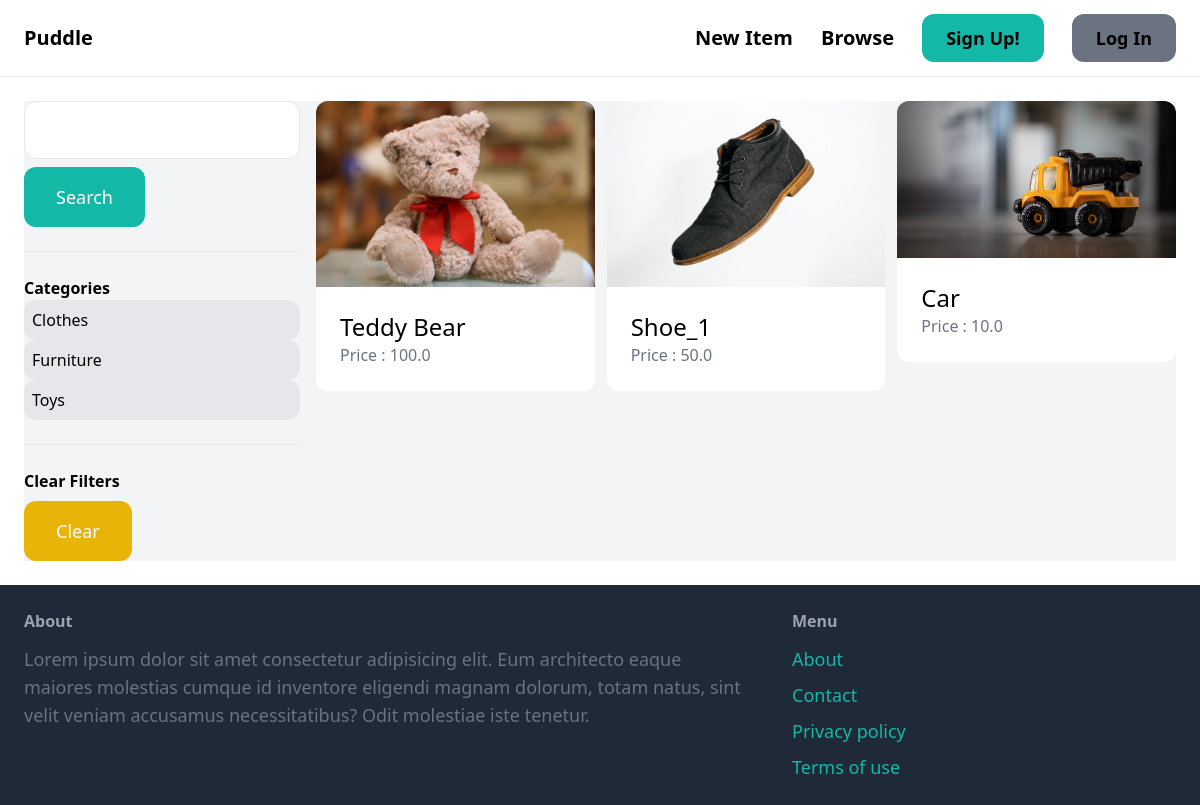
Page /items/ on the earlier database version.
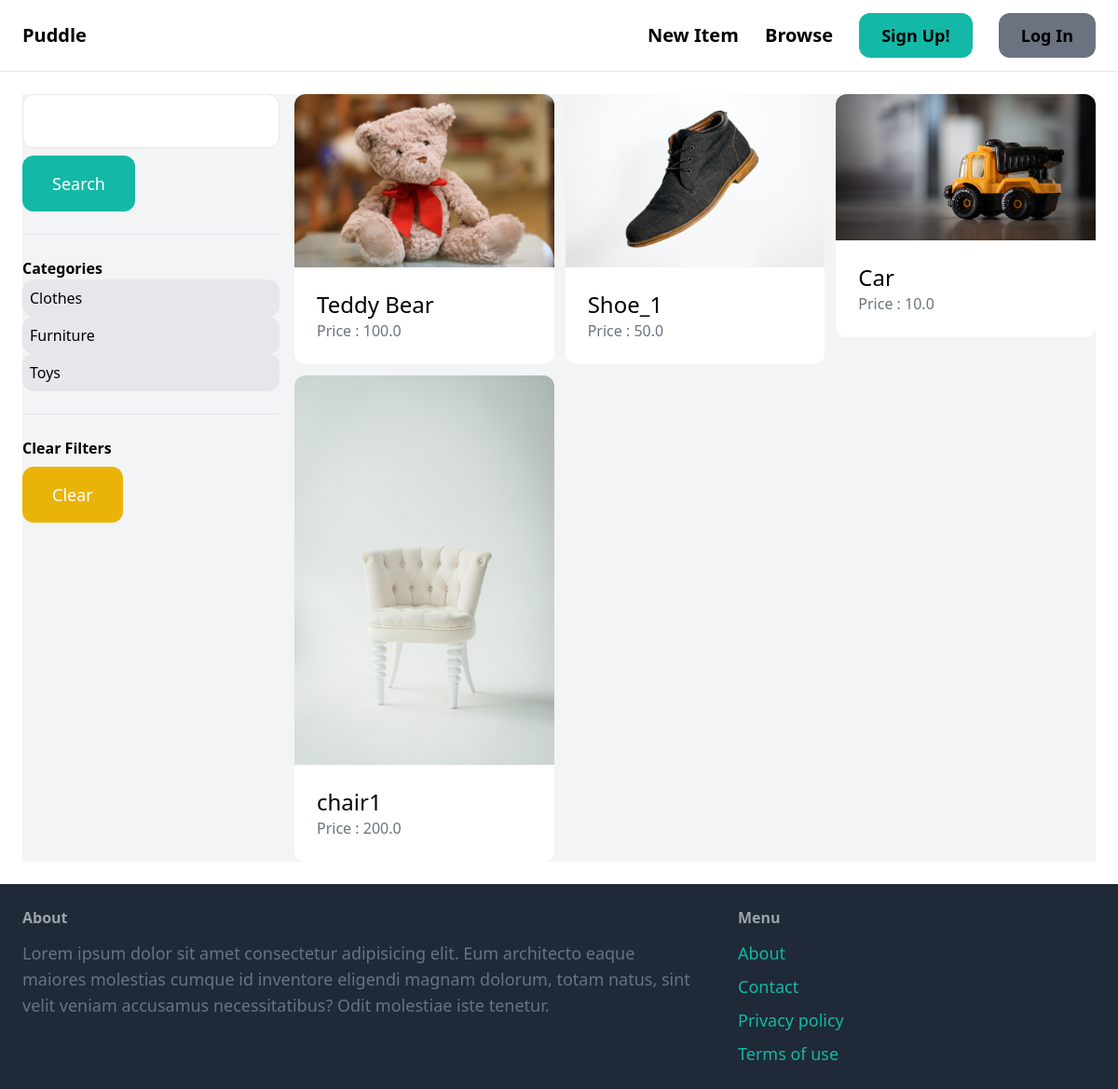
Same page on the later database version.
### item/models.py (models this page shows, shortened)
class Category(models.Model):
    name = models.CharField(max_length = 255)
    class Meta:
        ordering = ('name',)
        verbose_name_plural = 'Categories'

class Item(models.Model):
    category = models.ForeignKey(Category, related_name='items', on_delete=models.CASCADE)
    name = models.CharField(max_length=255)
    description = models.TextField(blank=True, null=True)
    price = models.FloatField()
    image = models.ImageField(upload_to='item_images', blank=True, null=True)
    is_sold = models.BooleanField(default=False)
    created_by = models.ForeignKey(User, related_name='items', on_delete=models.CASCADE)
    created_at = models.DateTimeField(auto_now_add=True)

### item/views.py (the view)
# urls.py: path('', views.items, name='items'),
def items(request):
    query = request.GET.get('query', '')
    category_id = request.GET.get('category', 0)
    categories = Category.objects.all()
    items = Item.objects.filter(is_sold=False)
    if category_id:
        items = items.filter(category_id=category_id)
    if query:
        items = items.filter(Q(name__icontains=query) | Q(description__icontains=query))
    return render(request, 'item/items.html', {
        'items': items,
        'query': query,
        'categories': categories,
        'category_id': category_id
    })

### item/templates/item/items.html (shortened to what this page needs)
{% extends 'core/base.html' %}
{% block content %}
    <div class="pb-b grid grid-cols-4 gap-4 bg-gray-100">
        <div class="col-span-1">
            <form method="get" action="{% url 'item:items' %}">
                <input name='query' class="w-full py-4 px-6 border rounded-xl" type="text" value="{{ query }}">
                <button class="mt-2 py-4 px-8 text-lg bg-teal-500 text-white rounded-xl">Search</button>
            </form>
            <hr class="my-6">
            <p class="font-semibold">Categories</p>
            <ul>
                {% for category in categories %}
                    <li class="py-2 px-2 rounded-xl{% if category.id == category.id %} bg-gray-200 {% endif %}">
                        <a href="{% url 'item:items' %}?query={{ query }}&category={{ category.id }}">{{ category.name }}</a>
                    </li>
                    {% endfor %}
            </ul>
            <hr class="my-6">
            <p class="font-semibold">Clear Filters</p>
            <ul>
                <li><a href="{% url 'item:items' %}" class="mt-2 py-4 px-8 inline-block bg-yellow-500 text-lg rounded-xl text-white">Clear</a></li>
            </ul>
        </div>
        <div class="col-span-3">
            <div class="grid grid-cols-3 gap-3">
                {% for item in items %}
                    <div>
                        <a href="{% url 'item:detail' item.id %}">
                            <div>
                                <img src="{{ item.image.url }}" class="rounded-t-xl">
                            </div>
                            <div class="p-6 bg-white rounded-b-xl">
                                <h2 class="text-2xl">{{ item.name }}</h2>
                                <p class="text-gray-500">Price : {{ item.price }}</p>
                            </div>
                        </a>
                    </div>
                {% endfor %}
            </div>
        </div>
    </div>
{% endblock %}

Differences in the rows shown:
added Item: image (picture), name "chair1", price "200.0"
